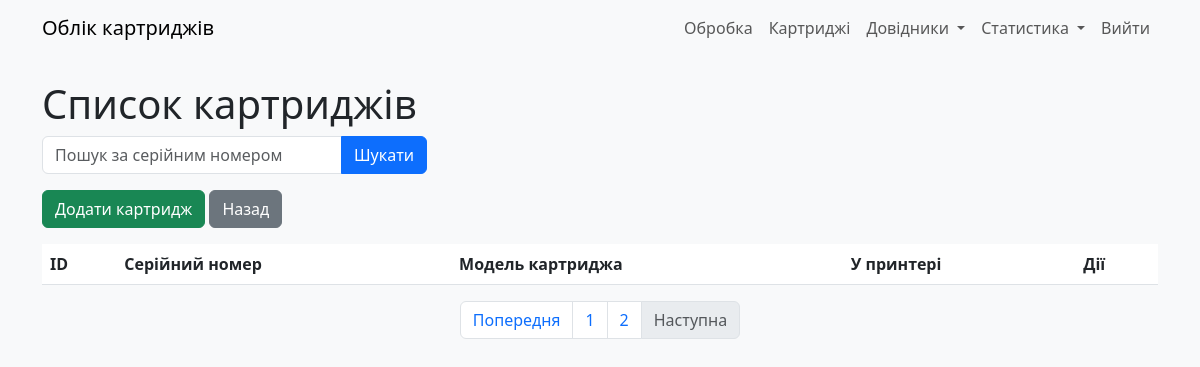
/cartridges?page=3&search= (signed in), run on an earlier commit of the app's database.
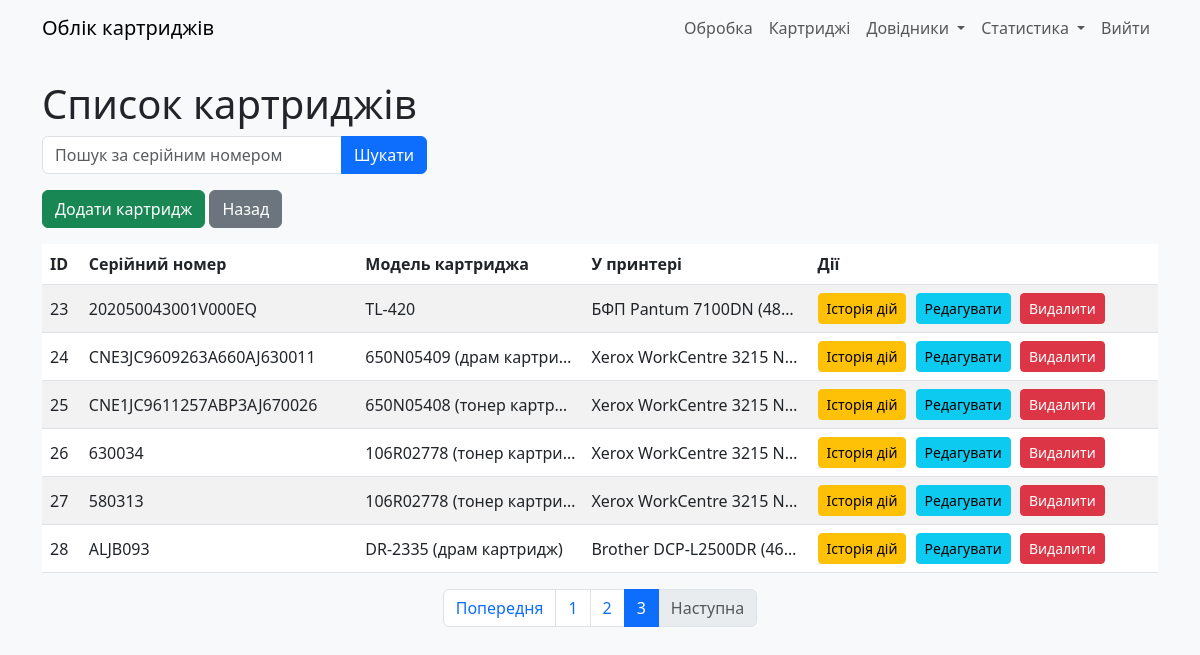
And on a later commit of the database.
### models.py (models this page shows)
class Cartridges(db.Model):
    __tablename__ = "cartridges"
    id: Mapped[int] = mapped_column(primary_key=True)
    serial_num: Mapped[str] = mapped_column(String(255), server_default="N/A")
    in_printer: Mapped[int] = mapped_column(ForeignKey(CustomerEquipment.id), nullable=True)
    cartridge_model: Mapped[str] = mapped_column(String(255), nullable=True)  # Текстове поле
    user_updated: Mapped[int] = mapped_column(ForeignKey(User.id))
    time_updated: Mapped[DateTime] = mapped_column(DateTime, server_default=func.now())

class CustomerEquipment(db.Model):
    __tablename__ = "custmr_equip"
    id: Mapped[int] = mapped_column(primary_key=True)
    print_model: Mapped[int] = mapped_column(ForeignKey(PrinterModel.id))
    print_dept: Mapped[int] = mapped_column(ForeignKey(RefillDept.id))
    serial_num: Mapped[str] = mapped_column(String(255), server_default="N/A")
    inventory_num: Mapped[str] = mapped_column(String(255), server_default="N/A")
    user_updated: Mapped[int] = mapped_column(ForeignKey(User.id))
    time_updated: Mapped[DateTime] = mapped_column(DateTime, server_default=func.now())

class PrinterModel(db.Model):
    __tablename__ = "model_print"
    id: Mapped[int] = mapped_column(primary_key=True)
    model_name: Mapped[str] = mapped_column(String(30))
    ink_type: Mapped[int] = mapped_column(Integer, server_default=literal(0))
    user_updated: Mapped[int] = mapped_column(ForeignKey(User.id))
    time_updated: Mapped[DateTime] = mapped_column(DateTime, server_default=func.now())

class RefillDept(db.Model):
    __tablename__ = "refill_dept"
    id: Mapped[int] = mapped_column(primary_key=True)
    deptname: Mapped[str] = mapped_column(String(30))
    is_exec: Mapped[int] = mapped_column(Integer, server_default=literal(0))
    user_updated: Mapped[int] = mapped_column(ForeignKey(User.id))
    time_updated: Mapped[DateTime] = mapped_column(DateTime, server_default=func.now())

### app.py (the view)
@app.route('/cartridges')
@login_required
def cartridges():
    search = request.args.get('search', '')
    page = request.args.get('page', 1, type=int)  # Отримуємо номер сторінки з URL
    per_page = 10  # Кількість записів на сторінці (можете змінити)
    query = Cartridges.query.filter(Cartridges.serial_num.ilike(f'%{search}%'))
    pagination = query.paginate(page=page, per_page=per_page, error_out=False)
    cartridges = pagination.items  # Картриджі на поточній сторінці
    return render_template('cartridges.html',
                           RefillDept=RefillDept,
                           CustomerEquipment=CustomerEquipment,
                           PrinterModel=PrinterModel,
                           cartridges=cartridges,
                           search=search,
                           pagination=pagination)

### app.py (called while the page is built)
@login_manager.user_loader
def load_user(user_id):
    return User.query.get(int(user_id))

### templates/cartridges.html (shortened to what this page needs)
{% extends "base.html" %}
{% block content %}
    <h1>Список картриджів</h1>
    <form method="GET" class="mb-3">
        <div class="input-group">
            <input type="text" name="search" class="form-control" placeholder="Пошук за серійним номером" value="{{ search }}">
            <button type="submit" class="btn btn-primary">Шукати</button>
        </div>
    </form>
    <div class="mb-3">
        <a href="{{ url_for('add_cartridge') }}" class="btn btn-success">Додати картридж</a>
        <a href="{{ url_for('index') }}" class="btn btn-secondary">Назад</a>
    </div>
    <table class="table table-striped">
        <thead>
            <tr>
                <th>ID</th>
                <th>Серійний номер</th>
                <th>Модель картриджа</th>
                <th>У принтері</th>
                <th>Дії</th>
            </tr>
        </thead>
        <tbody>
            {% for cartridge in cartridges %}
            <tr>
                <td>{{ cartridge.id }}</td>
                <td>{{ cartridge.serial_num }}</td>
                <td class="cartridge-model" title="{{ cartridge.cartridge_model or 'Не вказано' }}">
                    {{ cartridge.cartridge_model or 'Не вказано' }}
                </td>
                <td class="in-printer" title="{% if cartridge.in_printer %}{% set equipment = CustomerEquipment.query.get(cartridge.in_printer) %}{{ PrinterModel.query.get(equipment.print_model).model_name }} ({{ RefillDept.query.get(equipment.print_dept).deptname }}){% else %}Немає{% endif %}">
                    {% if cartridge.in_printer %}
                        {% set equipment = CustomerEquipment.query.get(cartridge.in_printer) %}
                        {{ PrinterModel.query.get(equipment.print_model).model_name }} ({{ RefillDept.query.get(equipment.print_dept).deptname }})
                    {% else %}
                        Немає
                    {% endif %}
                </td>
                <td class="actions-column">
                    <form action="{{ url_for('cartridge_actions', cartridge_id=cartridge.id) }}" method="POST" class="d-inline">
                        <button type="submit" class="btn btn-warning btn-sm">Історія дій</button>
                    </form>
                    <a href="{{ url_for('edit_cartridge', cartridge_id=cartridge.id) }}" class="btn btn-info btn-sm">Редагувати</a>
                    <form action="{{ url_for('delete_cartridge', cartridge_id=cartridge.id) }}" method="POST" class="d-inline">
                        <button type="submit" class="btn btn-danger btn-sm" onclick="return confirm('Ви впевнені?')">Видалити</button>
                    </form>
                </td>
            </tr>
            {% endfor %}
        </tbody>
    </table>
    <nav aria-label="Page navigation">
        <ul class="pagination justify-content-center">
            {% if pagination.has_prev %}
                <li class="page-item">
                    <a class="page-link" href="{{ url_for('cartridges', page=pagination.prev_num, search=search) }}">Попередня</a>
                </li>
            {% else %}
                <li class="page-item disabled">
                    <span class="page-link">Попередня</span>
                </li>
            {% endif %}
            {% for page_num in pagination.iter_pages(left_edge=1, left_current=2, right_current=2, right_edge=1) %}
                {% if page_num %}
                    {% if page_num == pagination.page %}
                        <li class="page-item active">
                            <span class="page-link">{{ page_num }}</span>
                        </li>
                    {% else %}
                        <li class="page-item">
                            <a class="page-link" href="{{ url_for('cartridges', page=page_num, search=search) }}">{{ page_num }}</a>
                        </li>
                    {% endif %}
                {% else %}
                    <li class="page-item disabled">
                        <span class="page-link">...</span>
                    </li>
                {% endif %}
            {% endfor %}
            {% if pagination.has_next %}
                <li class="page-item">
                    <a class="page-link" href="{{ url_for('cartridges', page=pagination.next_num, search=search) }}">Наступна</a>
                </li>
            {% else %}
                <li class="page-item disabled">
                    <span class="page-link">Наступна</span>
                </li>
            {% endif %}
        </ul>
    </nav>
{% endblock %}

### templates/base.html (shortened to what this page needs)
<!DOCTYPE html>
<html lang="uk">
<head>
    <link rel="stylesheet" href="https://cdn.jsdelivr.net/npm/bootstrap@5.3.0/dist/css/bootstrap.min.css">
    <link rel="stylesheet" href="{{ url_for('static', filename='style.css') }}">
</head>
<body>
    <nav class="navbar navbar-expand-lg navbar-light bg-light">
        <div class="container">
            <a class="navbar-brand" href="{{ url_for('index') }}">Облік картриджів</a>
            <div class="collapse navbar-collapse" id="navbarNav">
                <ul class="navbar-nav ms-auto">
                    {% if current_user.is_authenticated %}
                        <li class="nav-item">
                            <a class="nav-link" href="{{ url_for('processCartridge') }}" id="processCartridge">Обробка</a>
                        </li>
                        <li class="nav-item">
                            <a class="nav-link" href="{{ url_for('cartridges') }}">Картриджі</a>
                        </li>
                        <li class="nav-item dropdown">
                            <a class="nav-link dropdown-toggle" href="#" id="navbarDropdownRefs" role="button" data-bs-toggle="dropdown" aria-expanded="false">
                                Довідники
                            </a>
                        </li>
                        <li class="nav-item dropdown">
                            <a class="nav-link dropdown-toggle" href="#" id="navbarDropdownStats" role="button" data-bs-toggle="dropdown" aria-expanded="false">
                                Статистика
                            </a>
                        </li>
                        <li class="nav-item">
                            <a class="nav-link" href="{{ url_for('logout') }}">Вийти</a>
                        </li>
                    {% else %}
                        <li class="nav-item">
                            <a class="nav-link" href="{{ url_for('login') }}">Увійти</a>
                        </li>
                    {% endif %}
                </ul>
            </div>
        </div>
    </nav>
    <div class="container mt-4">
        {% block content %}{% endblock %}
    </div>
</body>
</html>

### static/style.css (style rules this page uses)
body { background-color: #f8f9fa; }
.table th, .table td { vertical-align: middle; }
.form-control, .form-select { max-width: 300px; }
.btn-sm { margin-right: 5px; }
.navbar-nav .nav-link { padding-left: 10px; padding-right: 10px; }

### templates/cartridges.html (style rules this page uses)
.cartridge-model, .in-printer { max-width: 200px; white-space: nowrap; overflow: hidden; text-overflow: ellipsis; }
.actions-column { white-space: nowrap; vertical-align: middle; }

What changed in the data, as far as the page shows it:
added Cartridges: id "23", serial_num "202050043001V000EQ", cartridge_model "TL-420"
added CustomerEquipment: query.get "БФП Pantum 7100DN", query.get "48…"
added Cartridges: id "24", serial_num "CNE3JC9609263A660AJ630011", cartridge_model "650N05409 (драм картри…"
added CustomerEquipment: query.get "Xerox WorkCentre 3215 N…"
added Cartridges: id "25", serial_num "CNE1JC9611257ABP3AJ670026", cartridge_model "650N05408 (тонер картр…"
added Cartridges: id "26", serial_num "630034", cartridge_model "106R02778 (тонер картр…"
added CustomerEquipment: query.get "Xerox WorkCentre 3215 N…"
added Cartridges: id "27", serial_num "580313", cartridge_model "106R02778 (тонер картр…"
added Cartridges: id "28", serial_num "ALJB093", cartridge_model "DR-2335 (драм картридж)"
added CustomerEquipment: query.get "Brother DCP-L2500DR", query.get "46…"
Also different on the page:
new list line: "3"
